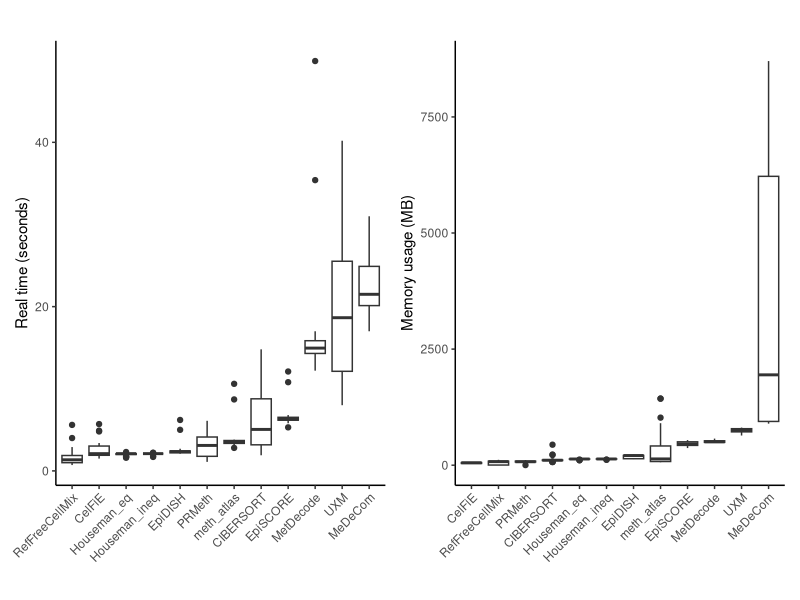
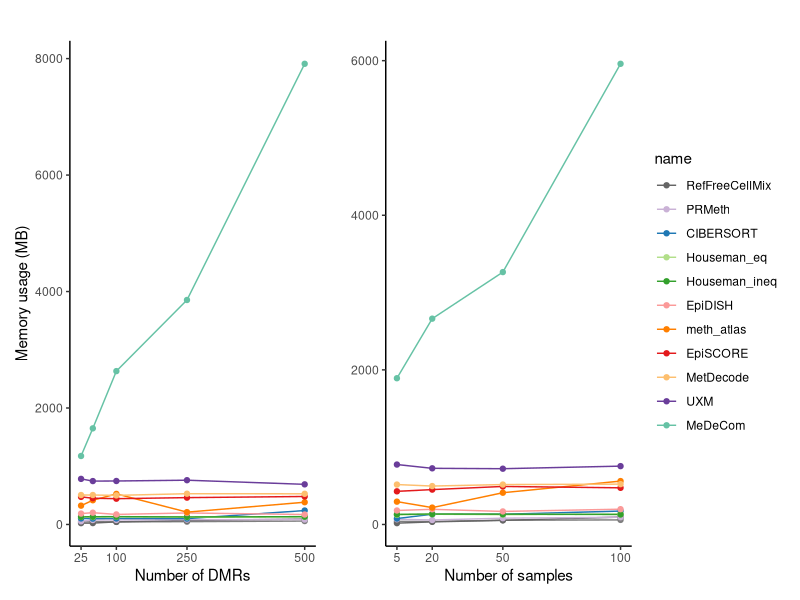
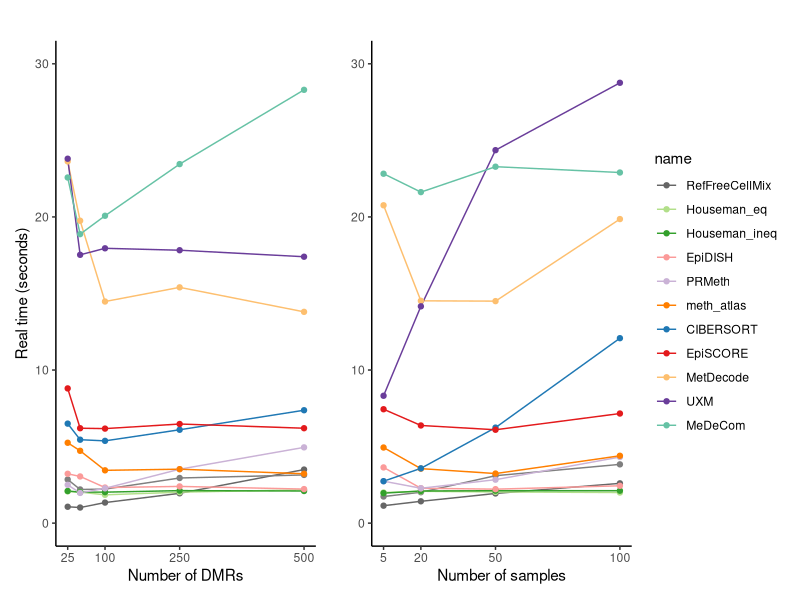
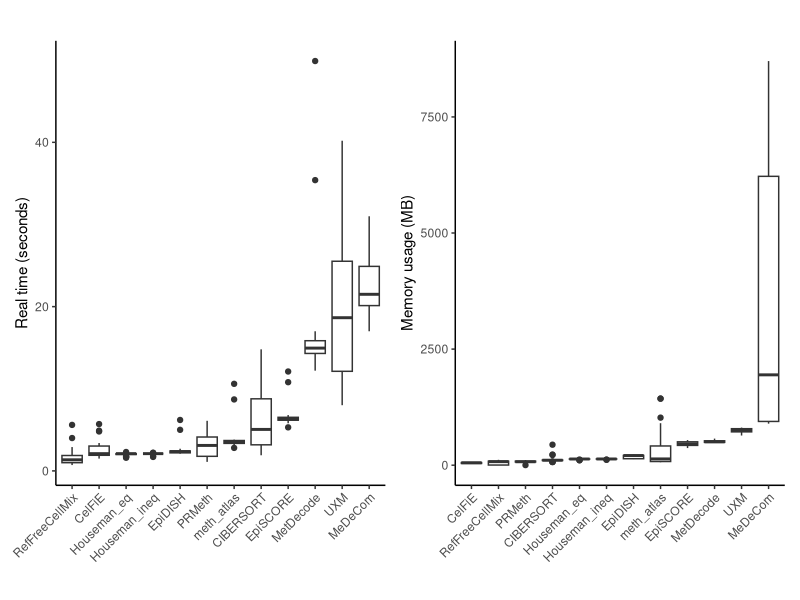
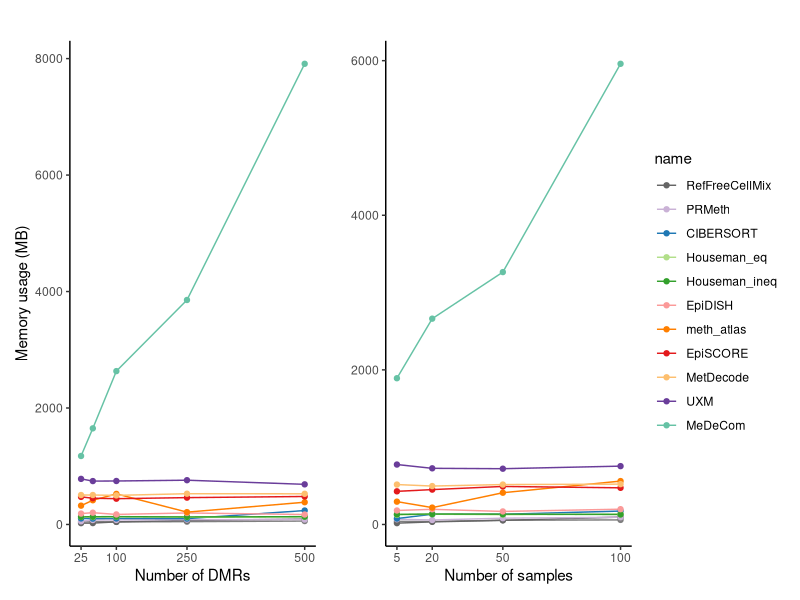
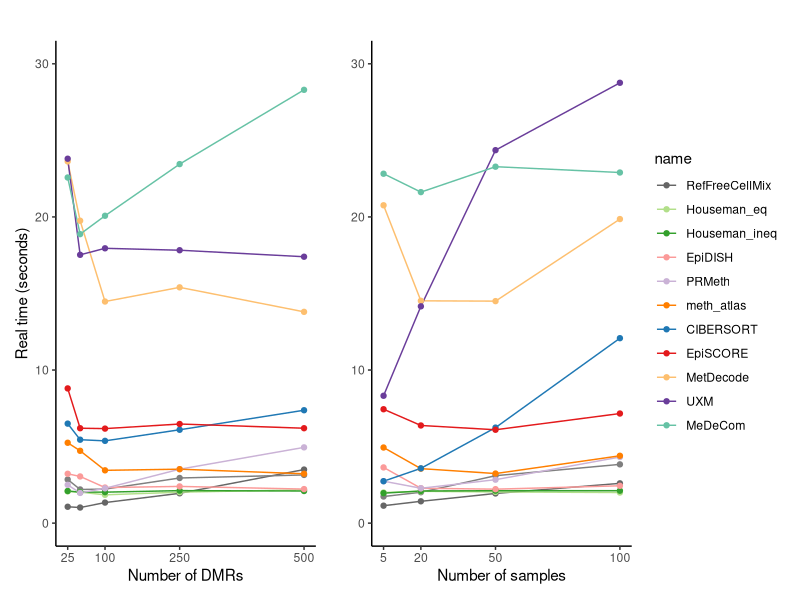

Source code (R) for these figures, in order:
## ---- chunk 1
# Don't change this if you git cloned the entire GitHub repository and you are working in the notebooks/ folder
knitr::opts_knit$set(root.dir = './')
## ---- chunk 2
library(ggpubr)
library(ggplot2)
library(dplyr)
library(patchwork)
library(stringr)
## ---- chunk 3
res.scal <- read.csv("../resources/scalability.clean.csv")
## ---- chunk 4
# Helper function to convert memory to MB
convert_mem <- function(x) {
  x <- str_trim(x)
  val <- as.numeric(str_extract(x, "[0-9.]+"))
  unit <- str_extract(x, "MB|GB")
  ifelse(unit == "GB", val * 1024, val)
}

convert_time <- function(x) {
  x <- tolower(trimws(x))
  total <- numeric(length(x))

  for (i in seq_along(x)) {
    str <- x[i]
    sec <- as.numeric(stringr::str_extract(str, "\\d+\\.?\\d*(?=s)"))
    min <- as.numeric(stringr::str_extract(str, "\\d+\\.?\\d*(?=m(?!s))")) # avoid matching ms
    ms  <- as.numeric(stringr::str_extract(str, "\\d+\\.?\\d*(?=ms)"))

    sec[is.na(sec)] <- 0
    min[is.na(min)] <- 0
    ms[is.na(ms)]   <- 0

    total[i] <- min * 60 + sec + ms / 1000
  }

  return(total)
}
## ---- chunk 5
# Apply conversions to memory
data_clean_memory <- res.scal %>%
  mutate(
    realtime_sec = convert_mem(peak_rss)
  )
# Calculate median duration per method and sort
order_memory <- data_clean_memory %>%
  group_by(name) %>%
  summarise(med = mean(realtime_sec, na.rm = TRUE)) %>%
  arrange(med) %>%
  pull(name)
# Set factor levels for duration plot
data_clean_memory$name <- factor(data_clean_memory$name, levels = order_memory)

# Repeat for the time
data_clean_time <- res.scal %>%
  mutate(
    realtime_sec = convert_time(realtime)
  )
order_time <- data_clean_time %>%
  group_by(name) %>%
  summarise(med = median(realtime_sec, na.rm = TRUE)) %>%
  arrange(med) %>%
  pull(name)
data_clean_time$name <- factor(data_clean_time$name, levels = order_time)
## ---- chunk 6
# Plot: Boxplot of duration
p1 <- ggplot(data_clean_time, aes(x = name, y = realtime_sec)) +
  geom_boxplot() +
  labs(title = "", x = "", y = "Real time (seconds)") +
  theme_classic() +
  theme(axis.text.x = element_text(angle = 45, hjust = 1)) +
  scale_y_continuous(breaks = seq(0,110,by=20))


# Plot: Boxplot of peak RSS
p2 <- ggplot(data_clean_memory, aes(x = name, y = peak_rss_mb)) +
  geom_boxplot() +
  labs(title = "", x = "", y = "Memory usage (MB)") +
  theme_classic() +
  theme(axis.text.x = element_text(angle = 45, hjust = 1))

# Show plots
combined.plot <- p1 + p2
combined.plot
## ---- chunk 7
output_dir <- "../plots/07_scalability"
if (!dir.exists(output_dir)) dir.create(output_dir, recursive = T)

output_file <- file.path(output_dir, paste0("memory_time_boxplots_8CPU_16GB.svg"))
ggsave(output_file, combined.plot, width = 8, height = 5)
## ---- chunk 8
tool_colors <- c(
  "CELFiE"         = "#A6CEE3",
  "CIBERSORT"      = "#1F78B4",
  "Houseman_eq"    = "#B2DF8A",
  "Houseman_ineq"  = "#33A02C",
  "EpiDISH"        = "#FB9A99",
  "EpiSCORE"      = "#E31A1C",
  "MetDecode"     = "#FDBF6F",
  "meth_atlas"    = "#FF7F00",
  "PRMeth"        = "#CAB2D6",
  "UXM"           = "#6A3D9A",
  "MeDeCom"       = "#66C2A5",  # teal
  "RefFreeCellMix"     = "#666666"   # dark grey-blue
)
## ---- chunk 9
# Summarize by mean or median
summary_df_dmr <- data_clean_memory %>%
  group_by(name, dmr) %>%
  summarise(mean_rss = mean(peak_rss_mb), .groups = "drop")
summary_df_samples <- data_clean_memory %>%
  group_by(name, samples) %>%
  summarise(mean_rss = mean(peak_rss_mb), .groups = "drop")

p1 <- ggplot(summary_df_dmr, aes(x = dmr, y = mean_rss, color = name)) +
  geom_line() +
  geom_point() +
  labs(title = "",
       x = "Number of DMRs", y = "Memory usage (MB)") +
  theme_classic() +
  theme(legend.position = "none") +
  scale_color_manual(values = tool_colors) +
  scale_x_continuous(breaks = c(25, 100, 250, 500))

p2 <- ggplot(summary_df_samples, aes(x = samples, y = mean_rss, color = name)) +
  geom_line() +
  geom_point() +
  labs(title = "",
       x = "Number of samples", y = "") +
  theme_classic() +
  scale_color_manual(values = tool_colors) +
  scale_x_continuous(breaks = c(5, 20, 50, 100))

# Show plots
combined.plot <- p1 + p2
combined.plot
## ---- chunk 10
output_dir <- "../plots/07_scalability"
if (!dir.exists(output_dir)) dir.create(output_dir, recursive = T)

output_file <- file.path(output_dir, paste0("memory_samples_dmrs_8CPU_16GB.svg"))
ggsave(output_file, combined.plot, width = 8, height = 4)
## ---- chunk 11
# Summarize by mean or median
summary_df_dmr <- data_clean_time %>%
  group_by(name, dmr) %>%
  summarise(mean_time = mean(realtime_sec), .groups = "drop")
summary_df_samples <- data_clean_time %>%
  group_by(name, samples) %>%
  summarise(mean_time = mean(realtime_sec), .groups = "drop")

p1 <- ggplot(summary_df_dmr, aes(x = dmr, y = mean_time, color = name)) +
  geom_line() +
  geom_point() +
  labs(title = "",
       x = "Number of DMRs", y = "Real time (seconds)") +
  theme_classic() +
  theme(legend.position = "none") +
  scale_color_manual(values = tool_colors) +
  scale_x_continuous(breaks = c(25, 100, 250, 500)) +
  scale_y_continuous(breaks = seq(0,70,by=10)) + 
  ylim(0,30)

p2 <- ggplot(summary_df_samples, aes(x = samples, y = mean_time, color = name)) +
  geom_line() +
  geom_point() +
  labs(title = "",
       x = "Number of samples", y = "") +
  theme_classic() +
  scale_x_continuous(breaks = c(5, 20, 50, 100)) + 
  scale_color_manual(values = tool_colors) +
  scale_y_continuous(breaks = seq(0,70,by=10)) +
  ylim(0,30)

# Show plots
combined.plot <- p1 + p2
combined.plot
## ---- chunk 12
output_dir <- "../plots/07_scalability"
if (!dir.exists(output_dir)) dir.create(output_dir, recursive = T)

output_file <- file.path(output_dir, paste0("time_samples_dmrs_8CPU_16GB.svg"))
ggsave(output_file, combined.plot, width = 8, height = 4)
